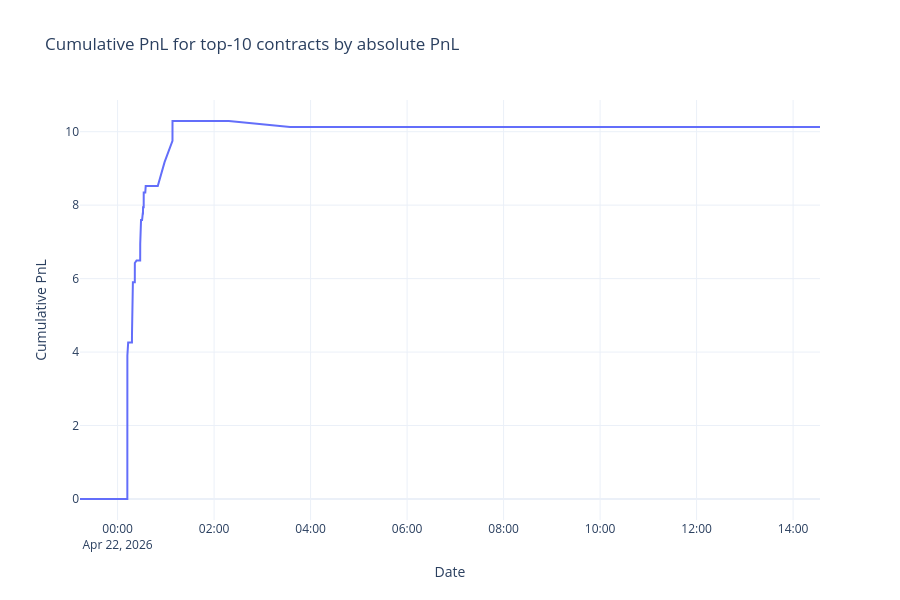

This figure's notebook cell:
### Markdown cell above
## Top contracts PnL comparison

### Code cell
top_contracts = summaries.sort_values('finalEstimatedPnl', ascending=False, key=abs).head(TOP_N_CONTRACTS).reset_index(drop=True)

pnl_parts = []
for _, row in top_contracts.iterrows():
    cid = row['conditionId']
    stats_path = BACKTEST_DIR / 'contracts' / cid / 'stats.parquet'
    if not stats_path.exists():
        continue
    sdf = pd.read_parquet(stats_path, columns=['dt', 'token_id', 'realized_pnl']).dropna(subset=['realized_pnl'])
    if sdf.empty:
        continue
    sdf['dt'] = pd.to_datetime(sdf['dt'], utc=True)
    sdf = sdf.sort_values(['token_id', 'dt'])
    sdf['delta'] = sdf.groupby('token_id')['realized_pnl'].diff().fillna(sdf['realized_pnl'])
    contract_pnl = sdf.groupby('dt', as_index=False)['delta'].sum()
    contract_pnl['cum_pnl'] = contract_pnl['delta'].cumsum()
    contract_pnl['condition_id'] = cid
    pnl_parts.append(contract_pnl[['dt', 'cum_pnl', 'condition_id']])

if pnl_parts:
    pnl_all = pd.concat(pnl_parts, ignore_index=True)

    fig_top = go.Figure()
    for cid, grp in pnl_all.groupby('condition_id'):
        short_id = cid[:10] + '...' + cid[-6:]
        fig_top.add_trace(go.Scatter(
            x=grp['dt'], y=grp['cum_pnl'],
            mode='lines', name=short_id
        ))

    fig_top.update_layout(
        title=f'Cumulative PnL for top-{TOP_N_CONTRACTS} contracts by absolute PnL',
        xaxis_title='Date', yaxis_title='Cumulative PnL',
        template='plotly_white', height=600,
        legend=dict(font=dict(size=8)),
    )
    fig_top.show()
else:
    print('No stats.parquet data found for top contracts.')

### Figure 1 — Plotly figure (JSON) as saved in the notebook; plotly's stock layout.template omitted (floating-point values rounded to 4 significant figures; data arrays with more than 128 entries replaced by an {"elided": "..."} marker saying what was removed)
{"data": [{"mode": "lines", "name": "0x084a4aac...fd1d0f", "type": "scatter", "x": {"elided": "250 str values"}, "y": {"elided": "250 float values"}}], "layout": {"height": 600, "legend": {"font": {"size": 8}}, "title": {"text": "Cumulative PnL for top-10 contracts by absolute PnL"}, "xaxis": {"title": {"text": "Date"}}, "yaxis": {"title": {"text": "Cumulative PnL"}}}}
